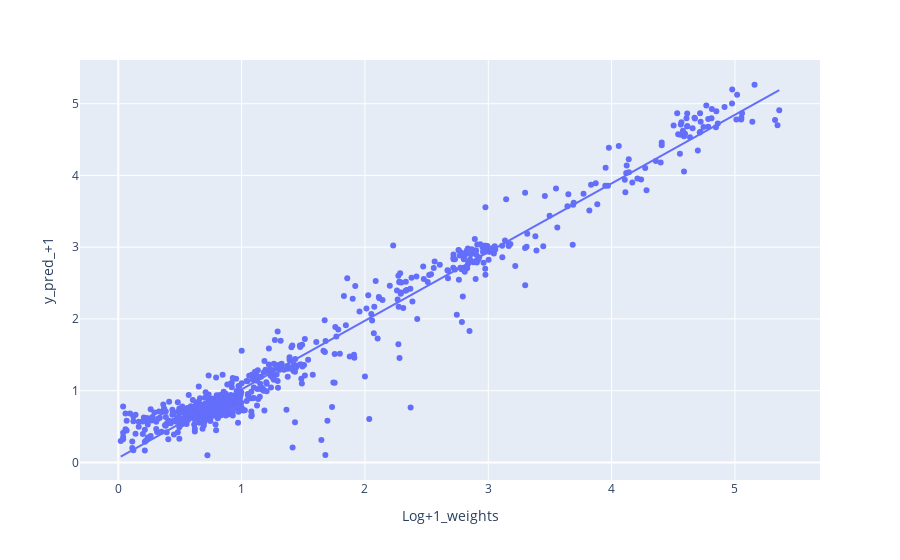

Notebook source saved alongside this figure:
### Code cell
fig = px.scatter(predictions_plus, x='Log+1_weights', y='y_pred_+1', trendline='ols', hover_data=['Specimen ID', 'Species_DNA', 'Weights'])
fig.show()

### Figure 1 — Plotly figure (JSON) as saved in the notebook; plotly's stock layout.template omitted (floating-point values rounded to 4 significant figures; data arrays with more than 128 entries replaced by an {"elided": "..."} marker saying what was removed)
{"data": [{"customdata": {"elided": "743x3 mixed values"}, "hovertemplate": "Log+1_weights=%{x}<br>y_pred_+1=%{y}<br>Specimen ID=%{customdata[0]}<br>Species_DNA=%{customdata[1]}<br>Weights=%{customdata[2]}<extra></extra>", "legendgroup": "", "marker": {"color": "#636efa", "symbol": "circle"}, "mode": "markers", "name": "", "orientation": "v", "showlegend": false, "type": "scatter", "x": {"elided": "743 float values"}, "xaxis": "x", "y": {"elided": "743 float values"}, "yaxis": "y"}, {"hovertemplate": "<b>OLS trendline</b><br>y_pred_+1 = 0.956597 * Log+1_weights + 0.0630057<br>R<sup>2</sup>=0.961971<br><br>Log+1_weights=%{x}<br>y_pred_+1=%{y} <b>(trend)</b><extra></extra>", "legendgroup": "", "marker": {"color": "#636efa", "symbol": "circle"}, "mode": "lines", "name": "", "showlegend": false, "type": "scatter", "x": {"elided": "743 float values"}, "xaxis": "x", "y": {"elided": "743 float values"}, "yaxis": "y"}], "layout": {"legend": {"tracegroupgap": 0}, "margin": {"t": 60}, "xaxis": {"anchor": "y", "domain": [0, 1], "title": {"text": "Log+1_weights"}}, "yaxis": {"anchor": "x", "domain": [0, 1], "title": {"text": "y_pred_+1"}}}}
